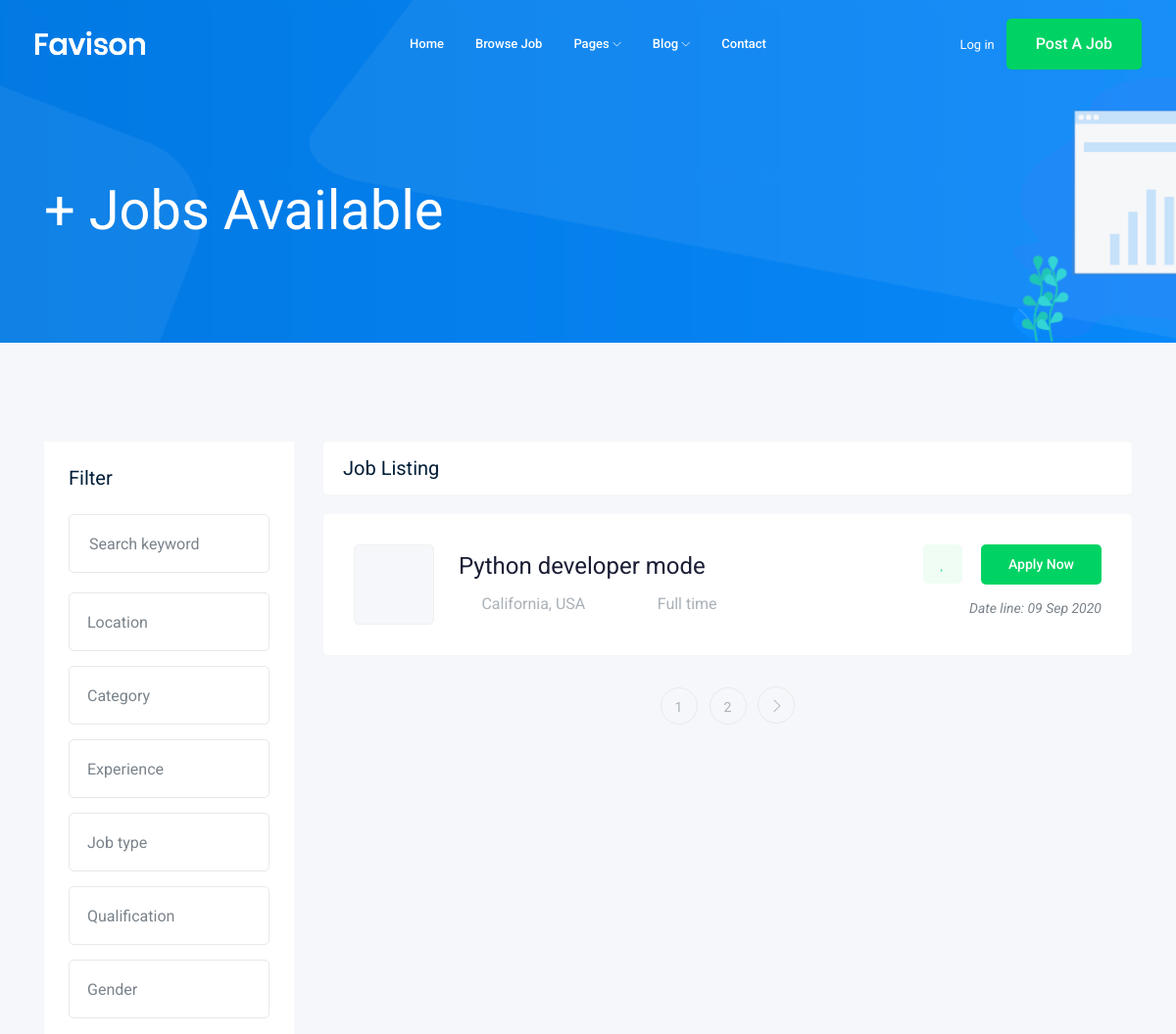
The app's page /jobs/ (upper part), older data.
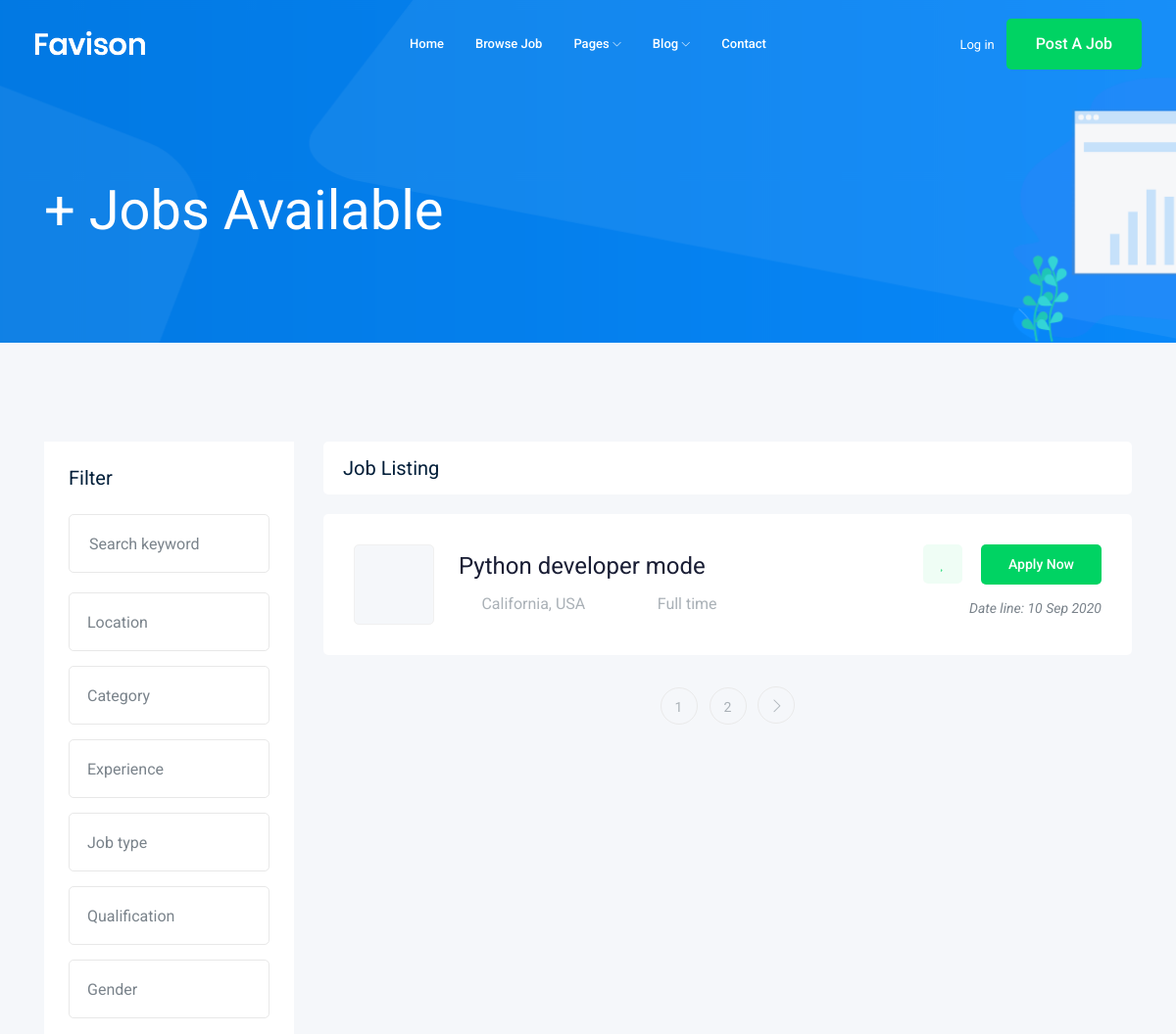
The same page, newer data.
### job/models.py (models this page shows, shortened)
class Job (models.Model):
    title = models.CharField(max_length=100)
    job_type = models.CharField(max_length=15, choices=JOB_TYPE)
    description = models.TextField(max_length=1000)
    published_at = models.DateTimeField(auto_now=True)
    vacancy = models.IntegerField(default=1)
    salary = models.IntegerField (default=0)
    experience = models.IntegerField(default=1)
    categoriy = models.ForeignKey('Category', on_delete=models.CASCADE)
    image = models.ImageField(upload_to=image_upload)
    slug = models.SlugField(blank=True, null=True)
    def __str__(self):
        return self.title

### job/views.py (the view)
# urls.py: path('', views.job_list),
def job_list(request):
    job_list = Job.objects.all()
    paginator = Paginator(job_list, 1) # Show 25 contacts per page.
    page_number = request.GET.get('page')
    page_obj = paginator.get_page(page_number)
    context ={'jobs': page_obj}
    return render(request, 'job/job_list.html', context)

### job/templates/job/job_list.html (shortened to what the changed rows need)
{% extends 'base.html' %}
{% block body %}
    <div class="job_listing_area plus_padding">
        <div class="container">
            <div class="row">
                <div class="col-lg-9">
                    <div class="job_lists m-0">
                        <div class="row">
                            {% for job in jobs  %}
                            <div class="col-lg-12 col-md-12">
                                <div class="single_jobs white-bg d-flex justify-content-between">
                                    <div class="jobs_left d-flex align-items-center">
                                        <div class="thumb">
                                        </div>
                                        <div class="jobs_conetent">
                                            <a href="{% url 'jobs:job_detail' job.slug %}"><h4>{{job}}</h4></a>
                                            <div class="links_locat d-flex align-items-center">
                                                <div class="location">
                                                    <p> <i class="fa fa-map-marker"></i> California, USA</p>
                                                </div>
                                                <div class="location">
                                                    <p> <i class="fa fa-clock-o"></i> {{job.job_type}}</p>
                                                </div>
                                            </div>
                                        </div>
                                    </div>
                                    <div class="jobs_right">
                                        <div class="apply_now">
                                            <a class="heart_mark" href="#"> <i class="fa fa-heart"></i> </a>
                                            <a href=""{% url 'jobs:job_detail' job.slug %}"" class="boxed-btn3">Apply Now</a>
                                        </div>
                                        <div class="date">
                                            <p>Date line: {{job.published_at|date:'d M o' }}</p>
                                        </div>
                                    </div>
                                </div>
                            </div>
                            {% endfor %}
                        </div>
                    </div>
                </div>
            </div>
        </div>
    </div>
    {% endblock body %}

Row changes from the older to the newer data that the page shows:
changed Job "Python developer mode": published_at "09 Sep 2020" → "10 Sep 2020"
